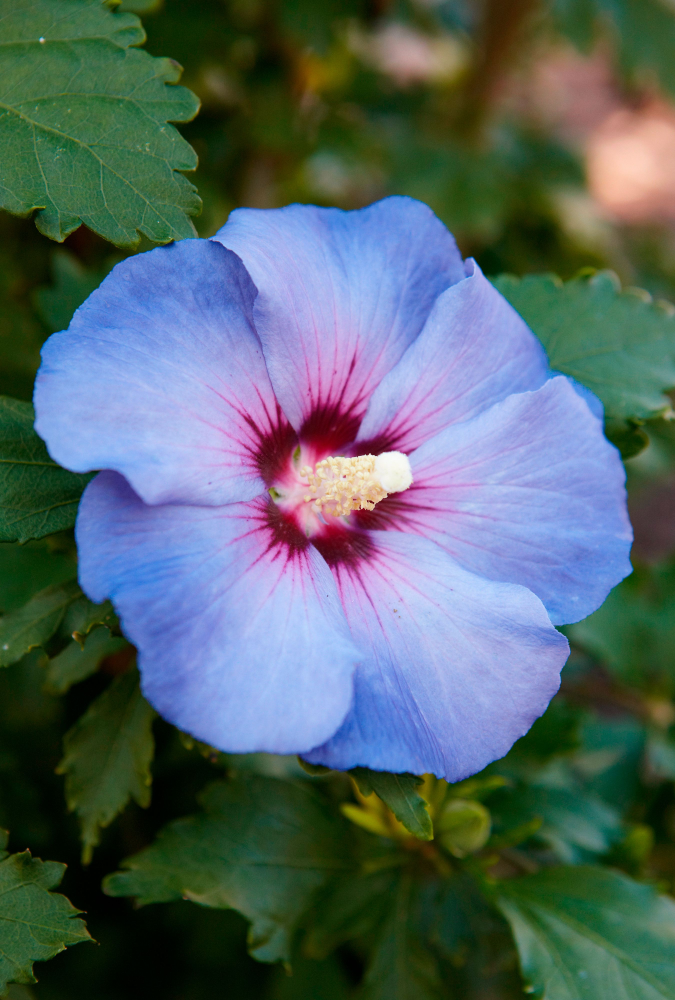
#> input picture images/image.jpg, 2700 x 4000 px (shown at 1/4 size)
$ python program1.py
#> lines starting #> are read from the running program, lines starting #| are printed output that depends on the picture; after the words box and inside, x2 and y2 are one past the last pixel; in counts of white or black regions, pixels touching at a corner belong together
#Experiment 1 : Image processing Technique :Resizing ,Filtering Thresholding using opencv?

from PIL import Image
import cv2
import numpy as np

# Load image using OpenCV
image_path = 'images/image.jpg'  # Replace with your image path
image = cv2.imread(image_path)
#> image is the input picture: shape (4000, 2700, 3); mean B, G, R 103.3, 101.2, 84.4

# -----------------------------------------
# 1. RESIZING
# -----------------------------------------
resized_image = cv2.resize(image, (300, 300))  # Resize to 300x300
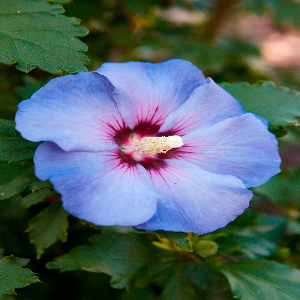
#> resized_image: shape (300, 300, 3); mean B, G, R 103.3, 101.2, 84.4
cv2.imshow('Resized Image', resized_image)

# -----------------------------------------
# 2. FILTERING (BLURRING)
# -----------------------------------------
blurred_image = cv2.GaussianBlur(resized_image, (5, 5), 0)
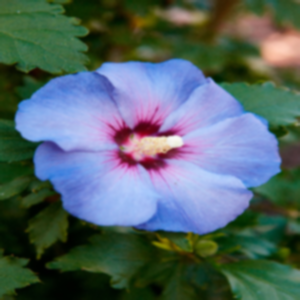
#> blurred_image: shape (300, 300, 3); mean B, G, R 103.3, 101.2, 84.4
cv2.imshow('Blurred Image', blurred_image)

# -----------------------------------------
# 3. THRESHOLDING
# -----------------------------------------
# Convert to grayscale first
gray_image = cv2.cvtColor(resized_image, cv2.COLOR_BGR2GRAY)
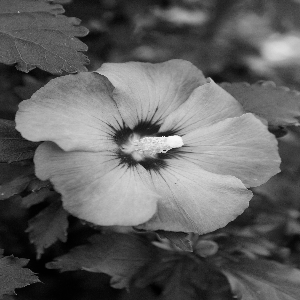
#> gray_image: shape (300, 300); min 0, max 250, mean 96.4

# Apply binary thresholding
ret, thresholded_image = cv2.threshold(gray_image, 127, 255, cv2.THRESH_BINARY)
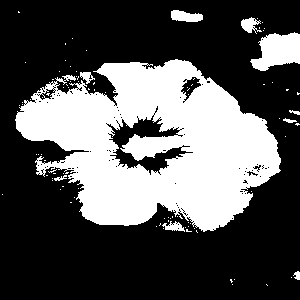
#> thresholded_image: shape (300, 300); 33.4% white; 93 white regions (83 under 20 px), largest, box (x1, y1, x2, y2) and area: (15, 59, 281, 232) 27709, (250, 32, 300, 71) 1304, (171, 10, 203, 22) 280
cv2.imshow('Thresholded Image', thresholded_image)

# -----------------------------------------
# Wait and close
# -----------------------------------------
cv2.waitKey(0)
cv2.destroyAllWindows()
